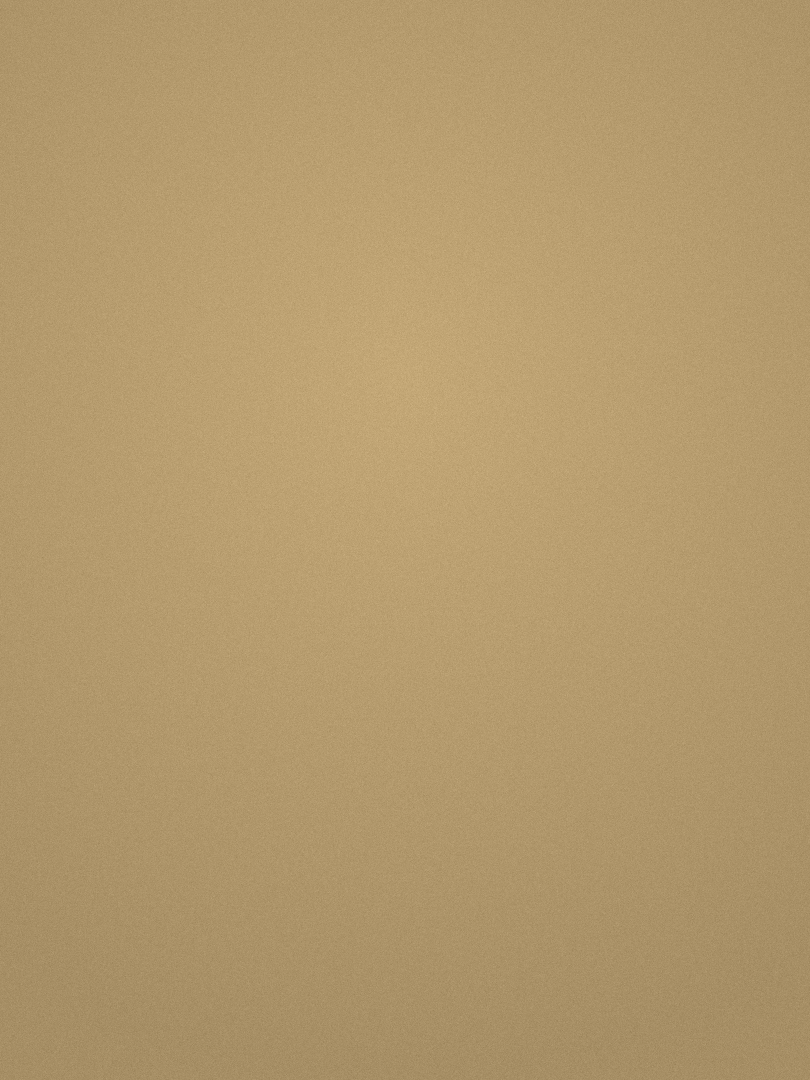
#> input picture game/content/ministers/paperdoll/layers/backgrounds/silk_raw.png, 810 x 1080 px
$ python -i process_and_bake_layers.py   (imports and definitions only)
#> lines starting #> are read from the running program, lines starting #| are printed output that depends on the picture
# -*- coding: utf-8 -*-
"""北宋官员 2D 布娃娃换装系统图层处理与烘焙器（Layer Processing & Baking Pipeline）。

方案 B 权威图层规范：
1. 全员统一画布尺寸：810 × 1080 (3:4)
2. 统一骨骼锚点：
   - Head: (405, 230)
   - Collar: (405, 360)
   - Waist: y = 680
   - Pouch: (490, 710)
   - Chest: (405, 520)
3. 严格透明通道（RGBA）：边缘平滑无杂边、无断裂白洞。
"""
from __future__ import annotations

import os
import sys
import numpy as np
from PIL import Image, ImageFilter, ImageOps

TARGET_W, TARGET_H = 810, 1080


# [24 lines left out: function create_silk_background, not called in this run]


def extract_transparent_foreground(
    input_path: str,
    output_path: str,
    bg_color_type: str = "white",
    feather_radius: float = 1.5,
) -> None:
    """提取透明前景对象并保存为 RGBA PNG。"""
#> called with output_path = 'out.png', bg_color_type = 'white', feather_radius = 1.5
    img = Image.open(input_path).convert("RGB")
#> img is the input picture: PIL image 810x1080 RGB; mean R, G, B 179.2, 153.5, 108.6
    arr = np.array(img, dtype=np.float32)

    if bg_color_type == "white":
        # 针对纯白或近白色背景抠除
        # 纯白: R>240, G>240, B>240
        diff = np.sqrt(np.sum((arr - 255.0) ** 2, axis=2))
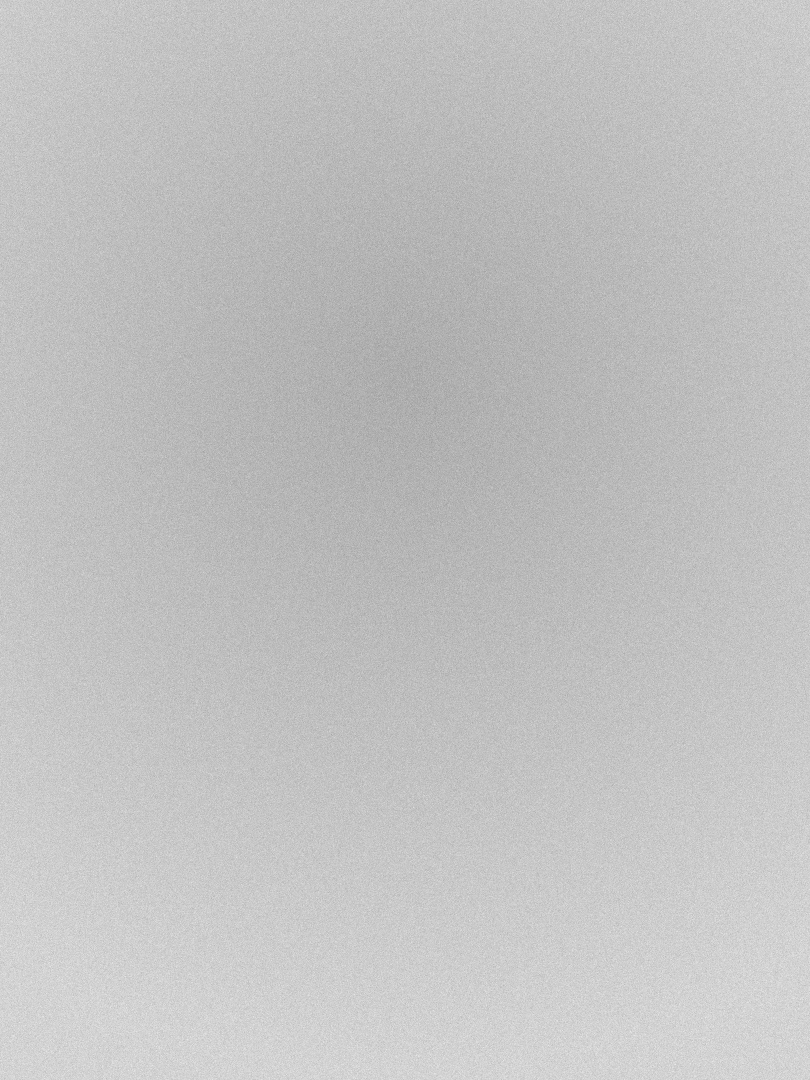
#> diff: shape (1080, 810) float32; min 151.5, max 233.9, mean 193.7
        # 距离越小越透明
        alpha = np.clip((diff - 15.0) / 30.0, 0.0, 1.0) * 255.0
#> alpha: shape (1080, 810) float32; every value is 255
    elif bg_color_type == "silk":
        # 针对老绢底 (#C4A877 = 196, 168, 119) 抠除
        target_bg = np.array([196.0, 168.0, 119.0], dtype=np.float32)
        diff = np.sqrt(np.sum((arr - target_bg) ** 2, axis=2))
        alpha = np.clip((diff - 25.0) / 40.0, 0.0, 1.0) * 255.0
    else:
        alpha = np.full((arr.shape[0], arr.shape[1]), 255.0, dtype=np.float32)

    alpha_img = Image.fromarray(alpha.astype(np.uint8), mode="L")
#> alpha_img: PIL image 810x1080 L; every value is 255
    if feather_radius > 0:
        alpha_img = alpha_img.filter(ImageFilter.GaussianBlur(feather_radius))

    rgba = img.convert("RGBA")
    rgba.putalpha(alpha_img)
    os.makedirs(os.path.dirname(output_path), exist_ok=True)
    rgba.save(output_path, "PNG", optimize=True)
    print(f"透明图层处理完成: {output_path}")


# [31 lines left out: function normalize_to_canvas, not called in this run]


# [6 lines not run here, left out]

>>> result = extract_transparent_foreground('../../../game/content/ministers/paperdoll/layers/backgrounds/silk_raw.png', 'out.png')
